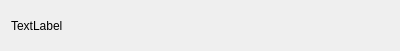
<?xml version="1.0" encoding="UTF-8"?>
<ui version="4.0">
 <class>WaitHintDialog</class>
 <widget class="QDialog" name="WaitHintDialog">
  <property name="geometry">
   <rect>
    <x>0</x>
    <y>0</y>
    <width>400</width>
    <height>51</height>
   </rect>
  </property>
  <property name="windowTitle">
   <string>Dialog</string>
  </property>
  <layout class="QHBoxLayout" name="horizontalLayout">
   <item>
    <widget class="QLabel" name="hintLabel">
     <property name="text">
      <string>TextLabel</string>
     </property>
    </widget>
   </item>
  </layout>
 </widget>
 <resources/>
 <connections/>
</ui>
